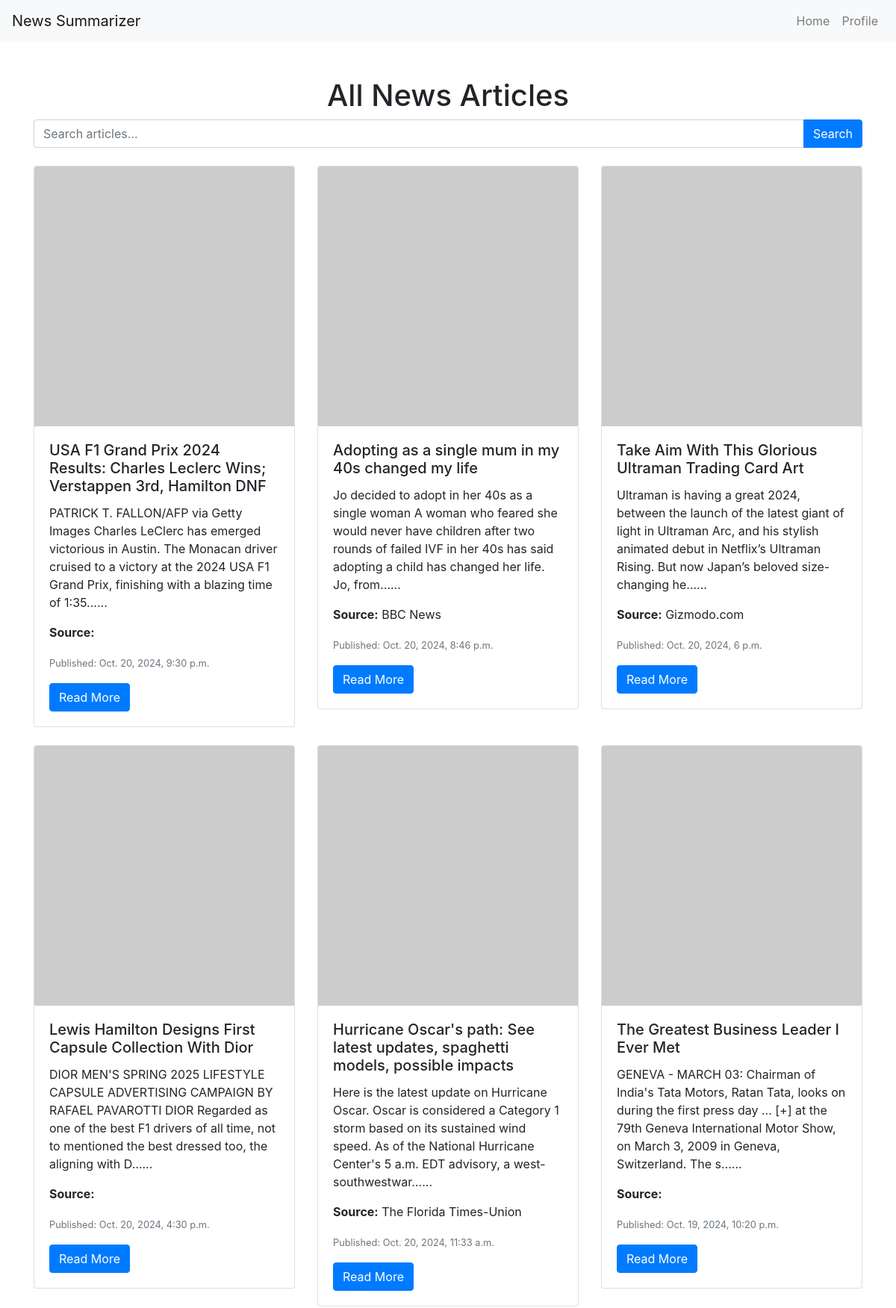
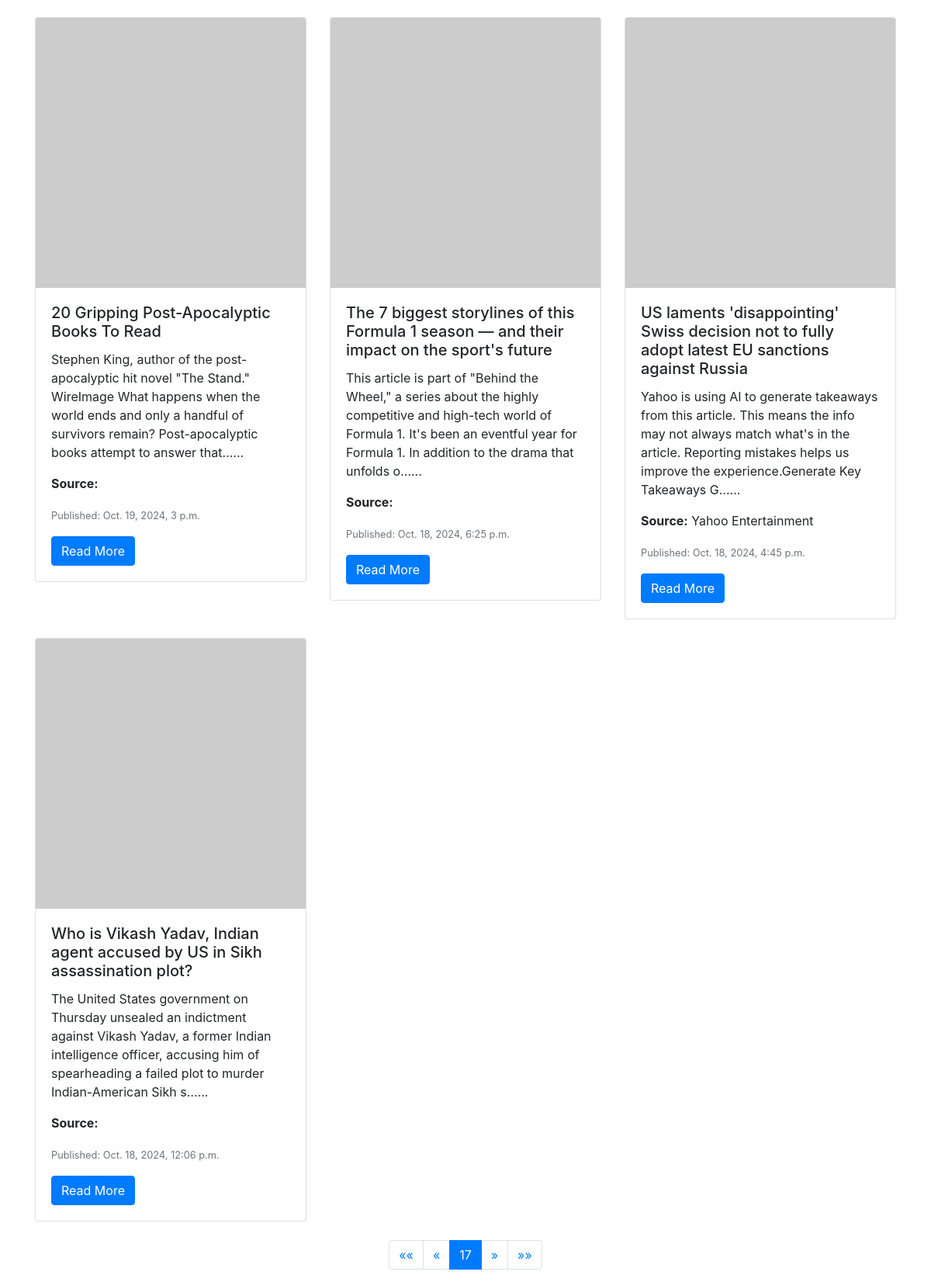
The page /?page=17 on the database its author committed (2 pictures, top to bottom).
### core/models.py (models this page shows, shortened)
class Article(models.Model):
    title = models.CharField(max_length=255)
    source = models.CharField(max_length=100)
    url = models.URLField(unique=True)
    content = models.TextField()
    description = models.TextField(null=True, blank=True)
    published_at = models.DateTimeField()
    created_at = models.DateTimeField(auto_now_add=True)
    keywords = models.JSONField(default=list)
    image_url = models.URLField(blank=True, null=True)

### core/views.py (the view)
# urls.py: path('', views.article_list, name='article_list'),
def article_list(request):
    query = request.GET.get('query', 'latest')
    if not Article.objects.exists():
        fetch_news(query)
    articles = Article.objects.all().order_by('-published_at')
    page_number = request.GET.get('page')
    paginator = Paginator(articles, 10)
    page_obj = paginator.get_page(page_number)
    return render(request, 'core/article_list.html', {'articles': articles, 'page_obj': page_obj})

### core/templates/core/article_list.html (shortened to what this page needs)
<!DOCTYPE html>
<html lang="en">
<head>
    <link href="https://stackpath.bootstrapcdn.com/bootstrap/4.5.0/css/bootstrap.min.css" rel="stylesheet">
</head>
<body>
    <nav class="navbar navbar-expand-lg navbar-light bg-light">
        <a class="navbar-brand" href="#">News Summarizer</a>
        <div class="collapse navbar-collapse" id="navbarNav">
            <ul class="navbar-nav ml-auto">
                <li class="nav-item">
                    <a class="nav-link" href="/">Home</a>
                </li>
                <li class="nav-item">
                    <a class="nav-link" href="accounts/profile/">Profile</a>
                </li>
            </ul>
        </div>
    </nav>
    <div class="container mt-5">
        <h1 class="text-center">All News Articles</h1>
        <form method="get" action="{% url 'news_view' %}" class="mb-4">
            <div class="input-group">
                <input type="text" name="keyword" class="form-control" placeholder="Search articles..." aria-label="Search articles">
                <div class="input-group-append">
                    <button class="btn btn-primary" type="submit">Search</button>
                </div>
            </div>
        </form>
        <div class="row">
            {% for article in page_obj %}
            <div class="col-md-4 mb-4">
                    <div class="card">
                        {% if article.image_url %}
                            <img src="{{ article.image_url }}" class="card-img-top" alt="Article Image" onerror="this.onerror=null;this.src='https://via.placeholder.com/150';">
                        {% else %}
                            <img src="https://via.placeholder.com/150" class="card-img-top" alt="Placeholder Image">
                        {% endif %}
                        <div class="card-body">
                            <h5 class="card-title">{{ article.title }}</h5>
                            <p class="card-text">{{ article.content|slice:":200" }}...</p>
                            <p class="card-text"><strong>Source:</strong> {{ article.source }}</p>
                            <p class="card-text"><small class="text-muted">Published: {{ article.published_at }}</small></p>
                            <a href="{{ article.url }}" target="_blank" class="btn btn-primary">Read More</a>
                        </div>
                    </div>
                </div>
            {% endfor %}
        </div>
        <nav aria-label="Page navigation">
            <ul class="pagination justify-content-center">
                {% if page_obj.has_previous %}
                    <li class="page-item">
                        <a class="page-link" href="?page=1" aria-label="First">
                            <span aria-hidden="true">&laquo;&laquo;</span>
                        </a>
                    </li>
                    <li class="page-item">
                        <a class="page-link" href="?page={{ page_obj.previous_page_number }}" aria-label="Previous">
                            <span aria-hidden="true">&laquo;</span>
                        </a>
                    </li>
                {% endif %}
                <li class="page-item active">
                    <span class="page-link">{{ page_obj.number }}</span>
                </li>
                {% if page_obj.has_next %}
                    <li class="page-item">
                        <a class="page-link" href="?page={{ page_obj.next_page_number }}" aria-label="Next">
                            <span aria-hidden="true">&raquo;</span>
                        </a>
                    </li>
                    <li class="page-item">
                        <a class="page-link" href="?page={{ page_obj.paginator.num_pages }}" aria-label="Last">
                            <span aria-hidden="true">&raquo;&raquo;</span>
                        </a>
                    </li>
                {% endif %}
            </ul>
        </nav>
    </div>
</body>
</html>

### rows shown on the page
Article: title "USA F1 Grand Prix 2024 Results: Charles Leclerc Wins; Verstappen 3rd, Hamilton DNF", content "PATRICK T. FALLON/AFP via Getty Images Charles LeClerc has emerged victorious in Austin. The Monacan driver cruised to a victory at the 2024 USA F1 Grand Prix, finishing with a blazing time of 1:35…", published_at "Oct. 20, 2024, 9:30 p.m."
Article: title "Adopting as a single mum in my 40s changed my life", content "Jo decided to adopt in her 40s as a single woman A woman who feared she would never have children after two rounds of failed IVF in her 40s has said adopting a child has changed her life. Jo, from…", source "BBC News", published_at "Oct. 20, 2024, 8:46 p.m."
Article: title "Take Aim With This Glorious Ultraman Trading Card Art", content "Ultraman is having a great 2024, between the launch of the latest giant of light in Ultraman Arc, and his stylish animated debut in Netflix’s Ultraman Rising. But now Japan’s beloved size-changing he…", source "Gizmodo.com", published_at "Oct. 20, 2024, 6 p.m."
Article: title "Lewis Hamilton Designs First Capsule Collection With Dior", content "DIOR MEN'S SPRING 2025 LIFESTYLE CAPSULE ADVERTISING CAMPAIGN BY RAFAEL PAVAROTTI DIOR Regarded as one of the best F1 drivers of all time, not to mentioned the best dressed too, the aligning with D…", published_at "Oct. 20, 2024, 4:30 p.m."
Article: title "Hurricane Oscar's path: See latest updates, spaghetti models, possible impacts", content "Here is the latest update on Hurricane Oscar. Oscar is considered a Category 1 storm based on its sustained wind speed. As of the National Hurricane Center's 5 a.m. EDT advisory, a west-southwestwar…", source "The Florida Times-Union", published_at "Oct. 20, 2024, 11:33 a.m."
Article: title "The Greatest Business Leader I Ever Met", content "GENEVA - MARCH 03: Chairman of India's Tata Motors, Ratan Tata, looks on during the first press day ... [+] at the 79th Geneva International Motor Show, on March 3, 2009 in Geneva, Switzerland. The s…", published_at "Oct. 19, 2024, 10:20 p.m."
Article: title "20 Gripping Post-Apocalyptic Books To Read", content "Stephen King, author of the post-apocalyptic hit novel \"The Stand.\" WireImage What happens when the world ends and only a handful of survivors remain? Post-apocalyptic books attempt to answer that…", published_at "Oct. 19, 2024, 3 p.m."
Article: title "The 7 biggest storylines of this Formula 1 season — and their impact on the sport's future", content "This article is part of \"Behind the Wheel,\" a series about the highly competitive and high-tech world of Formula 1. It's been an eventful year for Formula 1. In addition to the drama that unfolds o…", published_at "Oct. 18, 2024, 6:25 p.m."
Article: title "US laments 'disappointing' Swiss decision not to fully adopt latest EU sanctions against Russia", content "Yahoo is using AI to generate takeaways from this article. This means the info may not always match what's in the article. Reporting mistakes helps us improve the experience.Generate Key Takeaways G…", source "Yahoo Entertainment", published_at "Oct. 18, 2024, 4:45 p.m."
Article: title "Who is Vikash Yadav, Indian agent accused by US in Sikh assassination plot?", content "The United States government on Thursday unsealed an indictment against Vikash Yadav, a former Indian intelligence officer, accusing him of spearheading a failed plot to murder Indian-American Sikh s…", published_at "Oct. 18, 2024, 12:06 p.m."

### other values the page prints
{{ page_obj.number }} "17"
